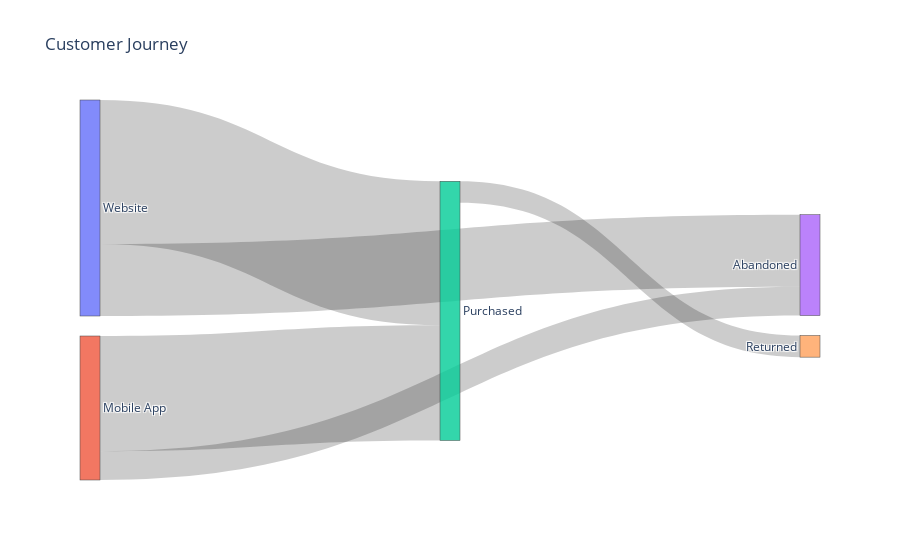

The cell this chart's notebook holds for it:
### Code cell
# think it as node, edge, weight
# but we need to have node id to control
fig = go.Figure(data=[go.Sankey(
    node = dict(
      label = ["Website", "Mobile App", "Purchased", "Abandoned", "Returned"]
    ),
    link = dict(
      source = [0, 0, 1, 1, 2],
      target = [2, 3, 2, 3, 4],
      value = [100, 50, 80, 20, 15]
  ))])

fig.update_layout(title="Customer Journey")
fig.show()

### Figure 1 — Plotly figure (JSON) as saved in the notebook; plotly's stock layout.template omitted (floating-point values rounded to 4 significant figures)
{"data": [{"link": {"source": [0, 0, 1, 1, 2], "target": [2, 3, 2, 3, 4], "value": [100, 50, 80, 20, 15]}, "node": {"label": ["Website", "Mobile App", "Purchased", "Abandoned", "Returned"]}, "type": "sankey"}], "layout": {"title": {"text": "Customer Journey"}}}
